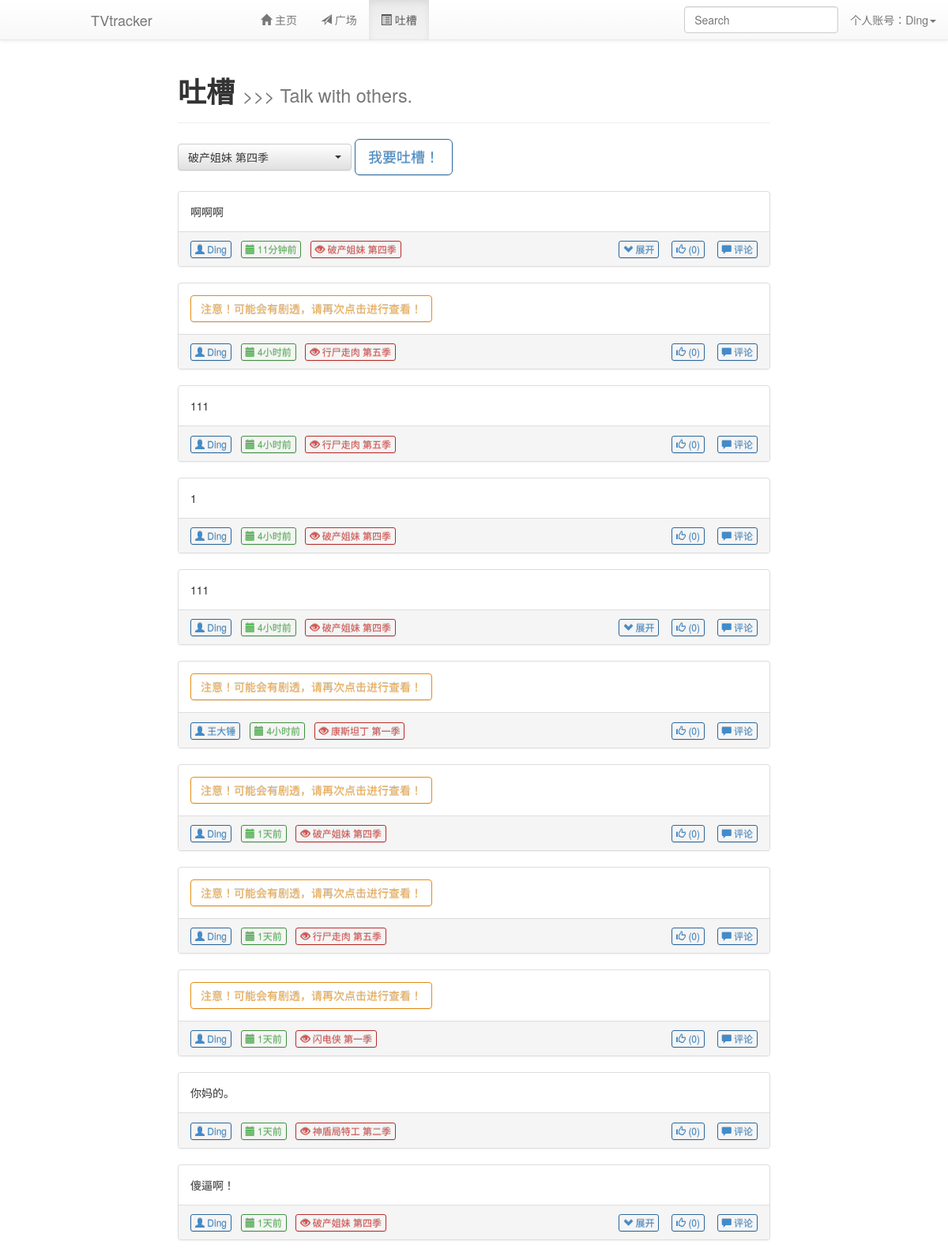
The app's page /talk (signed in) with its own data.
### tables this page shows
CREATE TABLE tracking (
    id integer primary key autoincrement,
    tvname text not null,
    userid integer not null,
    epnum integer not null default 0,
    end integer not null default 0
);

CREATE TABLE [discuss] ([id] integer PRIMARY KEY AUTOINCREMENT, [name1] text NOT NULL, [name2] text, [time] integer NOT NULL, [warning] integer NOT NULL DEFAULT(0), [level] integer NOT NULL DEFAULT '0', [content] text NOT NULL, [replyid] INTEGER, [tvname] TEXT NOT NULL);

### application.py (the view)
@app.route('/talk')
def talkPage():
    if session.get('logged_in'):
        user = query_db('select * from user where username = ?', [session['username']], one=True)
        tracking = query_db('select tvname, epnum from tracking where userid = ?', [user['id']])
        if tracking:
            sql = 'select * from discuss where name2 is null and tvname = ?' + ' or tvname = ?' * (len(tracking)-1)
            talk = query_db(sql+' limit 30', [i['tvname'] for i in tracking])
            talk.reverse()
            re = []
            for i in talk:
                i['time'] = delta_T(i['time'])
                replys = query_db('select * from discuss where replyid = ?', [i['id']])
                if replys:
                    for reply in replys:
                        reply['time'] = delta_T(reply['time'])
                    re.append(replys)
                else:
                    re.append(0)
            return render_template('talkPage.html', user = user, tracking = tracking, talk = zip(talk, re))
        else:
            return render_template('talkPage.html', user = user, tracking = False)
    else:
        return redirect(url_for('welcome'))

### application.py (called while the page is built)
def connect_db():
    return sqlite3.connect(app.config['DATABASE'])

@app.before_request
def before_request():
    g.db = connect_db()

@app.teardown_request
def teardown_request(exception):
    g.db.close()

def query_db(query, args=(), one=False):
    cur = g.db.execute(query, args)
    rv = [dict((cur.description[idx][0], value)
               for idx, value in enumerate(row)) for row in cur.fetchall()]
    return (rv[0] if rv else None) if one else rv

def delta_T(t):
    d1 = time.gmtime()
    d2 = time.gmtime(t)
    s = ''
    if d1.tm_year - d2.tm_year == 0:
        if d1.tm_mon - d2.tm_mon == 0:
            if d1.tm_mday - d2.tm_mday == 0:
                if d1.tm_hour - d2.tm_hour == 0:
                    if d1.tm_min - d2.tm_min == 0:
                        s = str(d1.tm_sec-d2.tm_sec)+u'秒前'
                    else:
                        s = str(d1.tm_min-d2.tm_min)+u'分钟前'
                else:
                    s = str(d1.tm_hour-d2.tm_hour)+u'小时前'
            else:
                s = str(d1.tm_mday-d2.tm_mday)+u'天前'
        else:
            s = str(d1.tm_mon-d2.tm_mon)+u'月前'
    else:
        s = str(d1.tm_year-d2.tm_year)+u'年前'
    return s

### templates/talkPage.html (shortened to what this page needs)
{% extends "dashboard.html" %}
{% block body %}
    <div class="page-header">
        <h1><b>吐槽</b> <small>>>> Talk with others.</small></h1>
    </div>
    <link rel="stylesheet" type="text/css" href="{{ url_for('static', filename='bootstrap-select.min.css') }}">
    {% if tracking %}
    <form method="POST" action="{{ url_for('postTalk') }}">
        <select name="tv" class="selectpicker">
            {% for i in tracking %}
                <option>{{ i.tvname }}</option>
            {% endfor %}
        </select>
        <button type="button" class="btn btn-primary btn-outline btn-lg" data-toggle="modal" data-target="#talkModal" onclick="$('#talkText').focus();$('#talkText').select();">
            我要吐槽！
        </button>
    </form>
    {% else %}
        <p>你没有任何追剧记录，没啥可吐槽的呦！</p>
    {% endif %}
    <br />
    {% for i, j in talk %}
        {% if j == 0 %}
        <div class="panel panel-default">
        {% else %}
        <div class="panel panel-default">
        {% endif %}
            <div class="panel-body">
                {% if i.warning %}
                    <a class="btn btn-warning btn-outline" onclick="$(this).hide();$('.{{ i.id }}con').fadeIn();">注意！可能会有剧透，请再次点击进行查看！</a>
                    {% else %}
                    <div>{{ i.content }}</div>
                {% endif %}
            </div>
            <div class="panel-footer">
                <a class="btn btn-xs btn-primary btn-outline" href='{{ url_for('viewUser') }}?user={{ i.name1 }}'><span class="glyphicon glyphicon-user"></span> {{ i.name1 }}</a>&nbsp;&nbsp;
                <span class="btn btn-xs btn-success btn-outline"><span class="glyphicon glyphicon-calendar"></span> {{ i.time }}</span>&nbsp;&nbsp;
                <span class="btn btn-xs btn-danger btn-outline"><span class="glyphicon glyphicon-eye-open"></span> {{ i.tvname }}</span>
                <div class="pull-right">
                    {% if j != 0 %}
                        <span class="btn btn-xs btn-primary btn-outline {{ i.id }}showBtn" onclick="$('.{{ i.id }}replySquare').fadeToggle();$('.{{ i.id }}hideBtn').show();$('.{{ i.id }}showBtn').hide();"><span class="glyphicon glyphicon-chevron-down"></span> 展开</span><span class="{{ i.id }}showBtn"> &nbsp;&nbsp;</span>
                    {% endif %}
                    <a class="btn btn-xs btn-primary btn-outline"><span class="glyphicon glyphicon-thumbs-up"></span> (0)</a> &nbsp;&nbsp;
                    <button class="btn btn-xs btn-primary btn-outline" data-toggle="modal" data-target="#replyModal" onclick="$('#replyName').val('{{ i.name1 }}');$('#tvName').val('{{ i.tvname }}');$('#replyId').val('{{ i.id }}');$('#replyText').focus();"><span class="glyphicon glyphicon-comment"></span> 评论</button>
                </div>
            </div>
        </div>
        <br />
    {% endfor %}
{% endblock %}

### templates/dashboard.html (shortened to what this page needs)
<!DOCTYPE html>
<html>
  <head>
  <link rel="stylesheet" type="text/css" href="{{ url_for('static', filename='bootstrap.min.css') }}">
  <link rel="stylesheet" type="text/css" href="{{ url_for('static', filename='bootstrap-theme.min.css') }}">
  </head>
  <body>
  <nav class="navbar navbar-default navbar-fixed-top" role="navigation">
    <div class="container-fluid">
      <div class="navbar-header">
        <a class="navbar-brand" href="">TVtracker</a>
      </div>
      <div class="collapse navbar-collapse" id="menu_list">
        <ul class="nav navbar-nav">
          <li id="menu_list_hp">
            <a href="{{ url_for('homePage') }}"><span class="glyphicon glyphicon-home"></span> 主页</a>
          </li>
          <li id="menu_list_sp">
            <a href="{{ url_for('squarePage') }}"><span class="glyphicon glyphicon-send"></span> 广场</a>
          </li>
          <li id="menu_list_tp">
            <a href="{{ url_for('talkPage') }}"><span class="glyphicon glyphicon-list-alt"></span> 吐槽</a>
          </li>
        </ul>
        <ul class="nav navbar-nav navbar-right">
          <li class="dropdown">
            <form style="padding: 0;" class="navbar-form" role="search">
              <div class="form-group">
                <input type="text" id="searchHint" data-toggle="dropdown" class="form-control dropdown-toggle" placeholder="Search" onkeyup="hintTVandUser(this.value)" aria-haspopup="true" aria-expanded="false" AUTOCOMPLETE="OFF">
              </div>
            </form>
          </li>
          <li class="dropdown">
            <a href="#" onclick="$('#newMsg').popover('destroy');" class="dropdown-toggle" data-toggle="dropdown"><span  data-toggle="popover" data-placement="bottom" data-trigger="manual" title="新消息！" data-content="你收到了新消息~" id="newMsg"> 个人账号：{{ session['username'] }}</span><span class="caret"></span></a>
          </li>
        </ul>
      </div>
    </div>
  </nav>
  <div class="container-fluid">
    <div class="col-md-8 col-md-offset-2" id="PAGE">
      {% block body %}{% endblock %}
    </div>
  </div>
  </body>
</html>

### templates/dashboard.html (style rules this page uses)
.navbar-header { padding-left: 100px; min-width: 300px; }
#PAGE { padding-top: 55px; }

### templates/talkPage.html (style rules this page uses)
.btn-outline { background-color: transparent; background-image: none; color: inherit; transition: all .5s; }
.btn-primary.btn-outline { color: #428bca; }
.btn-success.btn-outline { color: #5cb85c; }
.btn-warning.btn-outline { color: #f0ad4e; }
.btn-danger.btn-outline { color: #d9534f; }
.panel { margin-bottom: 0; }

### records on screen
tracking: tvname "破产姐妹 第四季"
discuss: content "啊啊啊", name1 "Ding", tvname "破产姐妹 第四季"
discuss: name1 "Ding", tvname "行尸走肉 第五季"
discuss: content "111", name1 "Ding", tvname "行尸走肉 第五季"
discuss: content "1", name1 "Ding", tvname "破产姐妹 第四季"
discuss: content "111", name1 "Ding", tvname "破产姐妹 第四季"
discuss: name1 "王大锤", tvname "康斯坦丁 第一季"
discuss: name1 "Ding", tvname "破产姐妹 第四季"
discuss: name1 "Ding", tvname "行尸走肉 第五季"
discuss: name1 "Ding", tvname "闪电侠 第一季"
discuss: content "你妈的。", name1 "Ding", tvname "神盾局特工 第二季"
discuss: content "傻逼啊！", name1 "Ding", tvname "破产姐妹 第四季"

### other values on screen
{{ session['username'] }} "Ding"
{{ i.time }} "11分钟前" "4小时前" "4小时前" "4小时前" "4小时前" "4小时前" "1天前" "1天前" "1天前" "1天前" "1天前"
